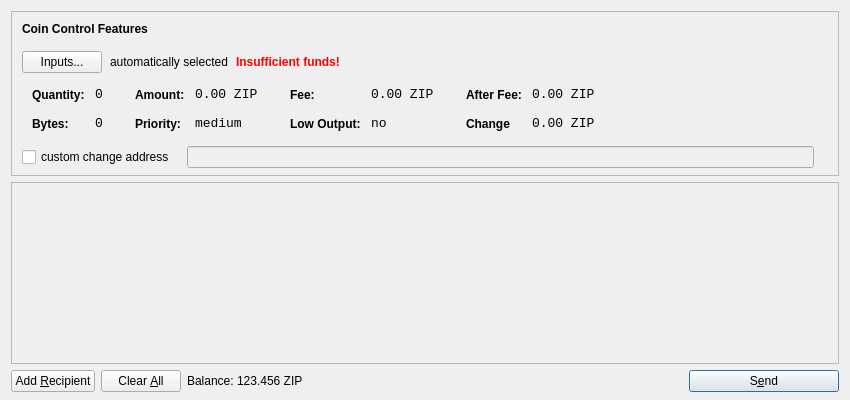
<?xml version="1.0" encoding="UTF-8"?>
<ui version="4.0">
 <class>SendCoinsDialog</class>
 <widget class="QDialog" name="SendCoinsDialog">
  <property name="geometry">
   <rect>
    <x>0</x>
    <y>0</y>
    <width>850</width>
    <height>400</height>
   </rect>
  </property>
  <property name="windowTitle">
   <string>Send Coins</string>
  </property>
  <layout class="QVBoxLayout" name="verticalLayout" stretch="0,1,0">
   <property name="bottomMargin">
    <number>8</number>
   </property>
   <item>
    <widget class="QFrame" name="frameCoinControl">
     <property name="sizePolicy">
      <sizepolicy hsizetype="Expanding" vsizetype="Expanding">
       <horstretch>0</horstretch>
       <verstretch>0</verstretch>
      </sizepolicy>
     </property>
     <property name="maximumSize">
      <size>
       <width>16777215</width>
       <height>16777215</height>
      </size>
     </property>
     <property name="frameShape">
      <enum>QFrame::StyledPanel</enum>
     </property>
     <property name="frameShadow">
      <enum>QFrame::Sunken</enum>
     </property>
     <layout class="QVBoxLayout" name="verticalLayoutCoinControl2">
      <property name="spacing">
       <number>-1</number>
      </property>
      <property name="leftMargin">
       <number>0</number>
      </property>
      <property name="topMargin">
       <number>0</number>
      </property>
      <property name="rightMargin">
       <number>0</number>
      </property>
      <property name="bottomMargin">
       <number>6</number>
      </property>
      <item>
       <layout class="QVBoxLayout" name="verticalLayoutCoinControl" stretch="0,0,0,0,1">
        <property name="spacing">
         <number>0</number>
        </property>
        <property name="leftMargin">
         <number>10</number>
        </property>
        <property name="topMargin">
         <number>10</number>
        </property>
        <item>
         <layout class="QHBoxLayout" name="horizontalLayoutCoinControl1">
          <property name="bottomMargin">
           <number>15</number>
          </property>
          <item>
           <widget class="QLabel" name="labelCoinControlFeatures">
            <property name="sizePolicy">
             <sizepolicy hsizetype="Preferred" vsizetype="Maximum">
              <horstretch>0</horstretch>
              <verstretch>0</verstretch>
             </sizepolicy>
            </property>
            <property name="font">
             <font>
              <weight>75</weight>
              <bold>true</bold>
             </font>
            </property>
            <property name="styleSheet">
             <string notr="true">font-weight:bold;</string>
            </property>
            <property name="text">
             <string>Coin Control Features</string>
            </property>
           </widget>
          </item>
         </layout>
        </item>
        <item>
         <layout class="QHBoxLayout" name="horizontalLayoutCoinControl2" stretch="0,0,0,0">
          <property name="spacing">
           <number>8</number>
          </property>
          <property name="bottomMargin">
           <number>10</number>
          </property>
          <item>
           <widget class="QPushButton" name="pushButtonCoinControl">
            <property name="styleSheet">
             <string notr="true"/>
            </property>
            <property name="text">
             <string>Inputs...</string>
            </property>
           </widget>
          </item>
          <item>
           <widget class="QLabel" name="labelCoinControlAutomaticallySelected">
            <property name="text">
             <string>automatically selected</string>
            </property>
            <property name="margin">
             <number>5</number>
            </property>
           </widget>
          </item>
          <item>
           <widget class="QLabel" name="labelCoinControlInsuffFunds">
            <property name="font">
             <font>
              <weight>75</weight>
              <bold>true</bold>
             </font>
            </property>
            <property name="styleSheet">
             <string notr="true">color:red;font-weight:bold;</string>
            </property>
            <property name="text">
             <string>Insufficient funds!</string>
            </property>
            <property name="margin">
             <number>5</number>
            </property>
           </widget>
          </item>
          <item>
           <spacer name="horizontalSpacerCoinControl">
            <property name="orientation">
             <enum>Qt::Horizontal</enum>
            </property>
            <property name="sizeHint" stdset="0">
             <size>
              <width>40</width>
              <height>1</height>
             </size>
            </property>
           </spacer>
          </item>
         </layout>
        </item>
        <item>
         <widget class="QWidget" name="widgetCoinControl" native="true">
          <property name="sizePolicy">
           <sizepolicy hsizetype="Preferred" vsizetype="Preferred">
            <horstretch>0</horstretch>
            <verstretch>0</verstretch>
           </sizepolicy>
          </property>
          <property name="minimumSize">
           <size>
            <width>0</width>
            <height>0</height>
           </size>
          </property>
          <property name="styleSheet">
           <string notr="true"/>
          </property>
          <layout class="QHBoxLayout" name="horizontalLayoutCoinControl5">
           <property name="margin">
            <number>0</number>
           </property>
           <item>
            <layout class="QHBoxLayout" name="horizontalLayoutCoinControl3" stretch="0,0,0,1">
             <property name="spacing">
              <number>20</number>
             </property>
             <property name="topMargin">
              <number>0</number>
             </property>
             <property name="bottomMargin">
              <number>10</number>
             </property>
             <item>
              <layout class="QFormLayout" name="formLayoutCoinControl1">
               <property name="horizontalSpacing">
                <number>10</number>
               </property>
               <property name="verticalSpacing">
                <number>14</number>
               </property>
               <property name="leftMargin">
                <number>10</number>
               </property>
               <property name="topMargin">
                <number>4</number>
               </property>
               <property name="rightMargin">
                <number>6</number>
               </property>
               <item row="0" column="0">
                <widget class="QLabel" name="labelCoinControlQuantityText">
                 <property name="styleSheet">
                  <string notr="true">font-weight:bold;</string>
                 </property>
                 <property name="text">
                  <string>Quantity:</string>
                 </property>
                 <property name="margin">
                  <number>0</number>
                 </property>
                </widget>
               </item>
               <item row="0" column="1">
                <widget class="QLabel" name="labelCoinControlQuantity">
                 <property name="font">
                  <font>
                   <family>Monospace</family>
                   <pointsize>10</pointsize>
                  </font>
                 </property>
                 <property name="cursor">
                  <cursorShape>IBeamCursor</cursorShape>
                 </property>
                 <property name="contextMenuPolicy">
                  <enum>Qt::ActionsContextMenu</enum>
                 </property>
                 <property name="text">
                  <string>0</string>
                 </property>
                 <property name="margin">
                  <number>0</number>
                 </property>
                 <property name="textInteractionFlags">
                  <set>Qt::LinksAccessibleByMouse|Qt::TextSelectableByKeyboard|Qt::TextSelectableByMouse</set>
                 </property>
                </widget>
               </item>
               <item row="1" column="0">
                <widget class="QLabel" name="labelCoinControlBytesText">
                 <property name="styleSheet">
                  <string notr="true">font-weight:bold;</string>
                 </property>
                 <property name="text">
                  <string>Bytes:</string>
                 </property>
                </widget>
               </item>
               <item row="1" column="1">
                <widget class="QLabel" name="labelCoinControlBytes">
                 <property name="font">
                  <font>
                   <family>Monospace</family>
                   <pointsize>10</pointsize>
                  </font>
                 </property>
                 <property name="cursor">
                  <cursorShape>IBeamCursor</cursorShape>
                 </property>
                 <property name="contextMenuPolicy">
                  <enum>Qt::ActionsContextMenu</enum>
                 </property>
                 <property name="text">
                  <string>0</string>
                 </property>
                 <property name="textInteractionFlags">
                  <set>Qt::LinksAccessibleByMouse|Qt::TextSelectableByKeyboard|Qt::TextSelectableByMouse</set>
                 </property>
                </widget>
               </item>
              </layout>
             </item>
             <item>
              <layout class="QFormLayout" name="formLayoutCoinControl2">
               <property name="horizontalSpacing">
                <number>10</number>
               </property>
               <property name="verticalSpacing">
                <number>14</number>
               </property>
               <property name="leftMargin">
                <number>6</number>
               </property>
               <property name="topMargin">
                <number>4</number>
               </property>
               <property name="rightMargin">
                <number>6</number>
               </property>
               <item row="0" column="0">
                <widget class="QLabel" name="labelCoinControlAmountText">
                 <property name="styleSheet">
                  <string notr="true">font-weight:bold;</string>
                 </property>
                 <property name="text">
                  <string>Amount:</string>
                 </property>
                 <property name="margin">
                  <number>0</number>
                 </property>
                </widget>
               </item>
               <item row="0" column="1">
                <widget class="QLabel" name="labelCoinControlAmount">
                 <property name="font">
                  <font>
                   <family>Monospace</family>
                   <pointsize>10</pointsize>
                  </font>
                 </property>
                 <property name="cursor">
                  <cursorShape>IBeamCursor</cursorShape>
                 </property>
                 <property name="contextMenuPolicy">
                  <enum>Qt::ActionsContextMenu</enum>
                 </property>
                 <property name="text">
                  <string>0.00 ZIP</string>
                 </property>
                 <property name="textInteractionFlags">
                  <set>Qt::LinksAccessibleByMouse|Qt::TextSelectableByKeyboard|Qt::TextSelectableByMouse</set>
                 </property>
                </widget>
               </item>
               <item row="1" column="0">
                <widget class="QLabel" name="labelCoinControlPriorityText">
                 <property name="styleSheet">
                  <string notr="true">font-weight:bold;</string>
                 </property>
                 <property name="text">
                  <string>Priority:</string>
                 </property>
                </widget>
               </item>
               <item row="1" column="1">
                <widget class="QLabel" name="labelCoinControlPriority">
                 <property name="font">
                  <font>
                   <family>Monospace</family>
                   <pointsize>10</pointsize>
                  </font>
                 </property>
                 <property name="cursor">
                  <cursorShape>IBeamCursor</cursorShape>
                 </property>
                 <property name="contextMenuPolicy">
                  <enum>Qt::ActionsContextMenu</enum>
                 </property>
                 <property name="text">
                  <string>medium</string>
                 </property>
                 <property name="textInteractionFlags">
                  <set>Qt::LinksAccessibleByMouse|Qt::TextSelectableByKeyboard|Qt::TextSelectableByMouse</set>
                 </property>
                </widget>
               </item>
              </layout>
             </item>
             <item>
              <layout class="QFormLayout" name="formLayoutCoinControl3">
               <property name="horizontalSpacing">
                <number>10</number>
               </property>
               <property name="verticalSpacing">
                <number>14</number>
               </property>
               <property name="leftMargin">
                <number>6</number>
               </property>
               <property name="topMargin">
                <number>4</number>
               </property>
               <property name="rightMargin">
                <number>6</number>
               </property>
               <item row="0" column="0">
                <widget class="QLabel" name="labelCoinControlFeeText">
                 <property name="styleSheet">
                  <string notr="true">font-weight:bold;</string>
                 </property>
                 <property name="text">
                  <string>Fee:</string>
                 </property>
                 <property name="margin">
                  <number>0</number>
                 </property>
                </widget>
               </item>
               <item row="0" column="1">
                <widget class="QLabel" name="labelCoinControlFee">
                 <property name="font">
                  <font>
                   <family>Monospace</family>
                   <pointsize>10</pointsize>
                  </font>
                 </property>
                 <property name="cursor">
                  <cursorShape>IBeamCursor</cursorShape>
                 </property>
                 <property name="contextMenuPolicy">
                  <enum>Qt::ActionsContextMenu</enum>
                 </property>
                 <property name="text">
                  <string>0.00 ZIP</string>
                 </property>
                 <property name="textInteractionFlags">
                  <set>Qt::LinksAccessibleByMouse|Qt::TextSelectableByKeyboard|Qt::TextSelectableByMouse</set>
                 </property>
                </widget>
               </item>
               <item row="1" column="0">
                <widget class="QLabel" name="labelCoinControlLowOutputText">
                 <property name="styleSheet">
                  <string notr="true">font-weight:bold;</string>
                 </property>
                 <property name="text">
                  <string>Low Output:</string>
                 </property>
                </widget>
               </item>
               <item row="1" column="1">
                <widget class="QLabel" name="labelCoinControlLowOutput">
                 <property name="font">
                  <font>
                   <family>Monospace</family>
                   <pointsize>10</pointsize>
                  </font>
                 </property>
                 <property name="cursor">
                  <cursorShape>IBeamCursor</cursorShape>
                 </property>
                 <property name="contextMenuPolicy">
                  <enum>Qt::ActionsContextMenu</enum>
                 </property>
                 <property name="text">
                  <string>no</string>
                 </property>
                 <property name="textInteractionFlags">
                  <set>Qt::LinksAccessibleByMouse|Qt::TextSelectableByKeyboard|Qt::TextSelectableByMouse</set>
                 </property>
                </widget>
               </item>
              </layout>
             </item>
             <item>
              <layout class="QFormLayout" name="formLayoutCoinControl4">
               <property name="horizontalSpacing">
                <number>10</number>
               </property>
               <property name="verticalSpacing">
                <number>14</number>
               </property>
               <property name="leftMargin">
                <number>6</number>
               </property>
               <property name="topMargin">
                <number>4</number>
               </property>
               <property name="rightMargin">
                <number>6</number>
               </property>
               <item row="0" column="0">
                <widget class="QLabel" name="labelCoinControlAfterFeeText">
                 <property name="styleSheet">
                  <string notr="true">font-weight:bold;</string>
                 </property>
                 <property name="text">
                  <string>After Fee:</string>
                 </property>
                 <property name="margin">
                  <number>0</number>
                 </property>
                </widget>
               </item>
               <item row="0" column="1">
                <widget class="QLabel" name="labelCoinControlAfterFee">
                 <property name="font">
                  <font>
                   <family>Monospace</family>
                   <pointsize>10</pointsize>
                  </font>
                 </property>
                 <property name="cursor">
                  <cursorShape>IBeamCursor</cursorShape>
                 </property>
                 <property name="contextMenuPolicy">
                  <enum>Qt::ActionsContextMenu</enum>
                 </property>
                 <property name="text">
                  <string>0.00 ZIP</string>
                 </property>
                 <property name="textInteractionFlags">
                  <set>Qt::LinksAccessibleByMouse|Qt::TextSelectableByKeyboard|Qt::TextSelectableByMouse</set>
                 </property>
                </widget>
               </item>
               <item row="1" column="0">
                <widget class="QLabel" name="labelCoinControlChangeText">
                 <property name="styleSheet">
                  <string notr="true">font-weight:bold;</string>
                 </property>
                 <property name="text">
                  <string>Change</string>
                 </property>
                </widget>
               </item>
               <item row="1" column="1">
                <widget class="QLabel" name="labelCoinControlChange">
                 <property name="font">
                  <font>
                   <family>Monospace</family>
                   <pointsize>10</pointsize>
                  </font>
                 </property>
                 <property name="cursor">
                  <cursorShape>IBeamCursor</cursorShape>
                 </property>
                 <property name="contextMenuPolicy">
                  <enum>Qt::ActionsContextMenu</enum>
                 </property>
                 <property name="text">
                  <string>0.00 ZIP</string>
                 </property>
                 <property name="textInteractionFlags">
                  <set>Qt::LinksAccessibleByMouse|Qt::TextSelectableByKeyboard|Qt::TextSelectableByMouse</set>
                 </property>
                </widget>
               </item>
              </layout>
             </item>
            </layout>
           </item>
          </layout>
         </widget>
        </item>
        <item>
         <layout class="QHBoxLayout" name="horizontalLayoutCoinControl4" stretch="0,0,0">
          <property name="spacing">
           <number>12</number>
          </property>
          <property name="sizeConstraint">
           <enum>QLayout::SetDefaultConstraint</enum>
          </property>
          <property name="topMargin">
           <number>5</number>
          </property>
          <property name="rightMargin">
           <number>5</number>
          </property>
          <item>
           <widget class="QCheckBox" name="checkBoxCoinControlChange">
            <property name="text">
             <string>custom change address</string>
            </property>
           </widget>
          </item>
          <item>
           <widget class="QLineEdit" name="lineEditCoinControlChange">
            <property name="enabled">
             <bool>false</bool>
            </property>
            <property name="sizePolicy">
             <sizepolicy hsizetype="Expanding" vsizetype="Fixed">
              <horstretch>0</horstretch>
              <verstretch>0</verstretch>
             </sizepolicy>
            </property>
           </widget>
          </item>
          <item>
           <widget class="QLabel" name="labelCoinControlChangeLabel">
            <property name="sizePolicy">
             <sizepolicy hsizetype="Preferred" vsizetype="Expanding">
              <horstretch>0</horstretch>
              <verstretch>0</verstretch>
             </sizepolicy>
            </property>
            <property name="minimumSize">
             <size>
              <width>0</width>
              <height>0</height>
             </size>
            </property>
            <property name="text">
             <string/>
            </property>
            <property name="margin">
             <number>3</number>
            </property>
           </widget>
          </item>
         </layout>
        </item>
        <item>
         <spacer name="verticalSpacerCoinControl">
          <property name="orientation">
           <enum>Qt::Vertical</enum>
          </property>
          <property name="sizeHint" stdset="0">
           <size>
            <width>800</width>
            <height>1</height>
           </size>
          </property>
         </spacer>
        </item>
       </layout>
      </item>
     </layout>
    </widget>
   </item>
   <item>
    <widget class="QScrollArea" name="scrollArea">
     <property name="widgetResizable">
      <bool>true</bool>
     </property>
     <widget class="QWidget" name="scrollAreaWidgetContents">
      <property name="geometry">
       <rect>
        <x>0</x>
        <y>0</y>
        <width>830</width>
        <height>165</height>
       </rect>
      </property>
      <layout class="QVBoxLayout" name="verticalLayout_2">
       <property name="margin">
        <number>0</number>
       </property>
       <item>
        <layout class="QVBoxLayout" name="entries">
         <property name="spacing">
          <number>6</number>
         </property>
        </layout>
       </item>
       <item>
        <spacer name="verticalSpacer">
         <property name="orientation">
          <enum>Qt::Vertical</enum>
         </property>
         <property name="sizeHint" stdset="0">
          <size>
           <width>20</width>
           <height>40</height>
          </size>
         </property>
        </spacer>
       </item>
      </layout>
     </widget>
    </widget>
   </item>
   <item>
    <layout class="QHBoxLayout" name="horizontalLayout">
     <item>
      <widget class="QPushButton" name="addButton">
       <property name="toolTip">
        <string>Send to multiple recipients at once</string>
       </property>
       <property name="text">
        <string>Add &amp;Recipient</string>
       </property>
       <property name="icon">
        <iconset resource="../bitcoin.qrc">
         <normaloff>:/icons/add</normaloff>:/icons/add</iconset>
       </property>
       <property name="autoDefault">
        <bool>false</bool>
       </property>
      </widget>
     </item>
     <item>
      <widget class="QPushButton" name="clearButton">
       <property name="sizePolicy">
        <sizepolicy hsizetype="Minimum" vsizetype="Fixed">
         <horstretch>0</horstretch>
         <verstretch>0</verstretch>
        </sizepolicy>
       </property>
       <property name="toolTip">
        <string>Remove all transaction fields</string>
       </property>
       <property name="text">
        <string>Clear &amp;All</string>
       </property>
       <property name="icon">
        <iconset resource="../bitcoin.qrc">
         <normaloff>:/icons/remove</normaloff>:/icons/remove</iconset>
       </property>
       <property name="autoRepeatDelay">
        <number>300</number>
       </property>
       <property name="autoDefault">
        <bool>false</bool>
       </property>
      </widget>
     </item>
     <item>
      <layout class="QHBoxLayout" name="horizontalLayout_2">
       <property name="spacing">
        <number>3</number>
       </property>
       <item>
        <widget class="QLabel" name="label">
         <property name="sizePolicy">
          <sizepolicy hsizetype="Preferred" vsizetype="Fixed">
           <horstretch>0</horstretch>
           <verstretch>0</verstretch>
          </sizepolicy>
         </property>
         <property name="text">
          <string>Balance:</string>
         </property>
        </widget>
       </item>
       <item>
        <widget class="QLabel" name="labelBalance">
         <property name="sizePolicy">
          <sizepolicy hsizetype="Preferred" vsizetype="Fixed">
           <horstretch>0</horstretch>
           <verstretch>0</verstretch>
          </sizepolicy>
         </property>
         <property name="cursor">
          <cursorShape>IBeamCursor</cursorShape>
         </property>
         <property name="text">
          <string>123.456 ZIP</string>
         </property>
         <property name="textInteractionFlags">
          <set>Qt::LinksAccessibleByMouse|Qt::TextSelectableByKeyboard|Qt::TextSelectableByMouse</set>
         </property>
        </widget>
       </item>
      </layout>
     </item>
     <item>
      <spacer name="horizontalSpacer">
       <property name="orientation">
        <enum>Qt::Horizontal</enum>
       </property>
       <property name="sizeHint" stdset="0">
        <size>
         <width>40</width>
         <height>20</height>
        </size>
       </property>
      </spacer>
     </item>
     <item>
      <widget class="QPushButton" name="sendButton">
       <property name="minimumSize">
        <size>
         <width>150</width>
         <height>0</height>
        </size>
       </property>
       <property name="toolTip">
        <string>Confirm the send action</string>
       </property>
       <property name="text">
        <string>S&amp;end</string>
       </property>
       <property name="icon">
        <iconset resource="../bitcoin.qrc">
         <normaloff>:/icons/send</normaloff>:/icons/send</iconset>
       </property>
       <property name="default">
        <bool>true</bool>
       </property>
      </widget>
     </item>
    </layout>
   </item>
  </layout>
 </widget>
 <resources>
  <include location="../bitcoin.qrc"/>
 </resources>
 <connections/>
</ui>
